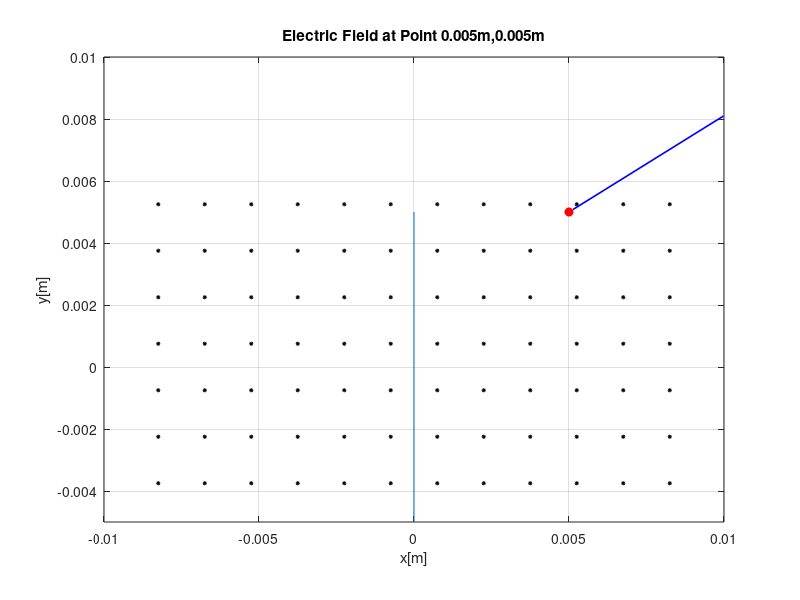

This figure's MATLAB source:
clear all;
close all;

EPS0 = 8.8542 * 10^(-12);
a = 0.01; % a = 1 cm
Q = 1e-9; % Q = 1 nC
rho = Q/a ; % line charge density Q' = rho = Q/a
Nseg = 100; % Number of segments
dl = a/Nseg; % Length of each segment
yline = -a/2+dl/2 : dl : a/2; % y-coordinates of segment centers
xline = zeros (1,length (yline)); % x-coordinates of segment centers

v = -0.825*a: 0.15*a : 0.825*a; 
u = -0.525*a: 0.15*a : 0.525*a;
[x,y] = meshgrid(v,u);

figure;
plot(x,y,'k*','MarkerSize',3); % plot our grid
hold on;
xlabel('x[m]');
ylabel('y[m]');
line([0 0],[-a/2 a/2]); %vertical line
xp = 0.005;
yp = 0.005;
plot(xp, yp, 'ro', 'MarkerFaceColor','r');
Ex = 0; Ey = 0;
for t = 1:length(xline)
    rx = xp - xline(t);
    ry = yp - yline(t);
    r  = sqrt(rx^2 + ry^2);
    ux = rx / r;                      
    uy = ry / r;
    dE = (rho * dl) / (4*pi*EPS0 * r^2);
    Ex = Ex + dE * ux;
    Ey = Ey + dE * uy;
end

quiver(xp, yp, Ex, Ey, 0.002, 'b', 'LineWidth', 1.2);
axis equal; 
grid on;
title(sprintf('Electric Field at Point 0.005m,0.005m', xp, yp, Nseg));
xlim([-0.01 0.01]); ylim([-0.005 0.01]);
hold off;